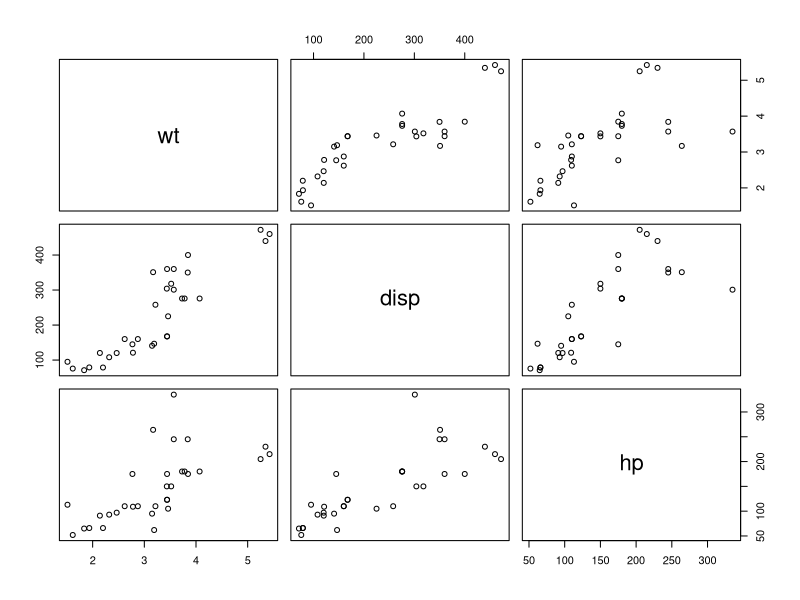
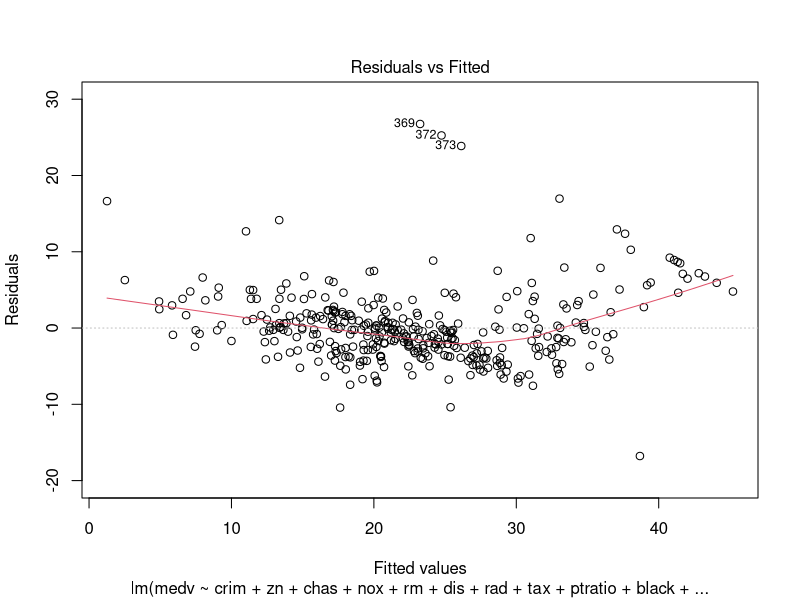
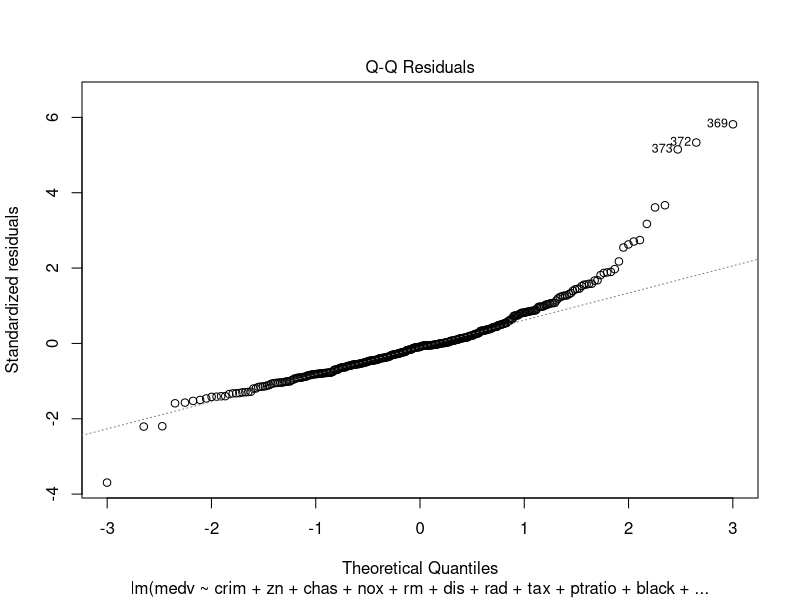
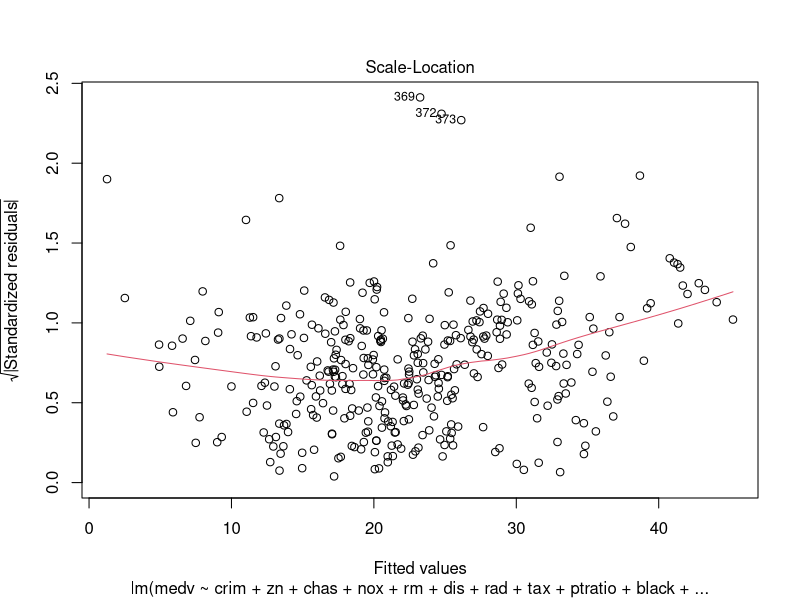
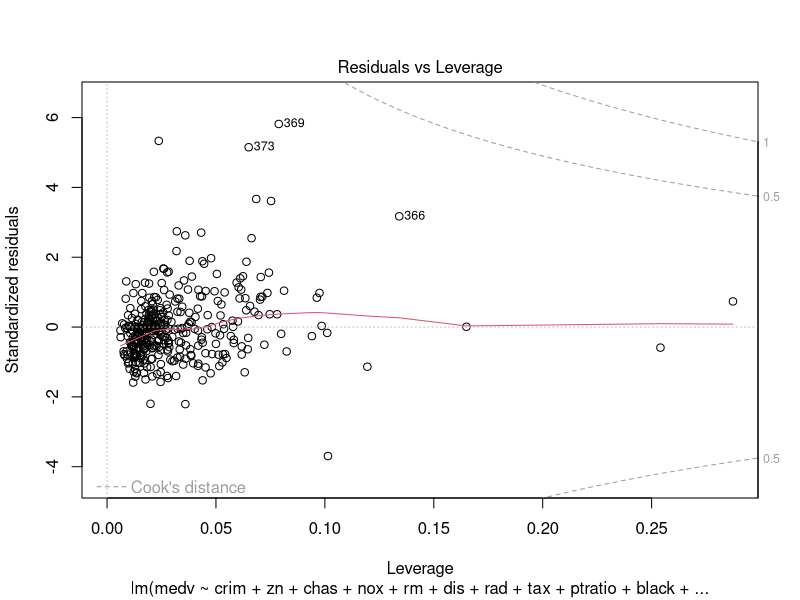
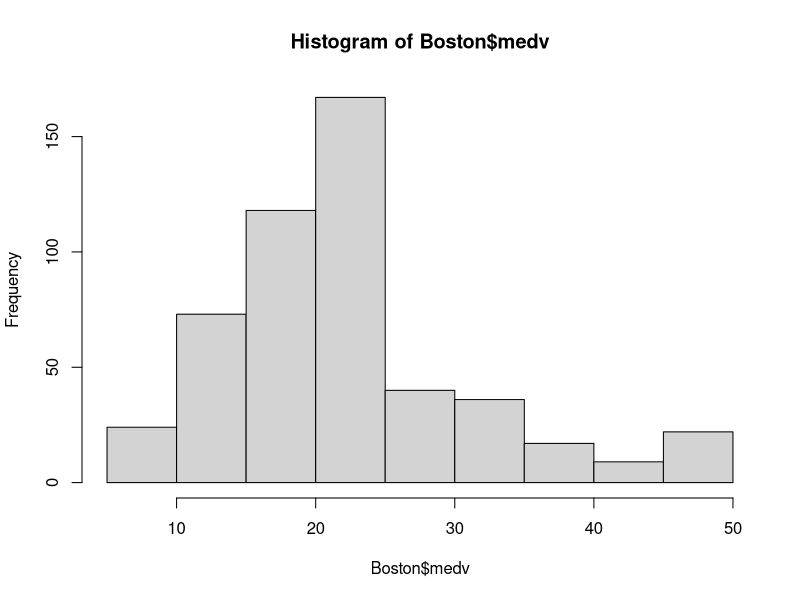
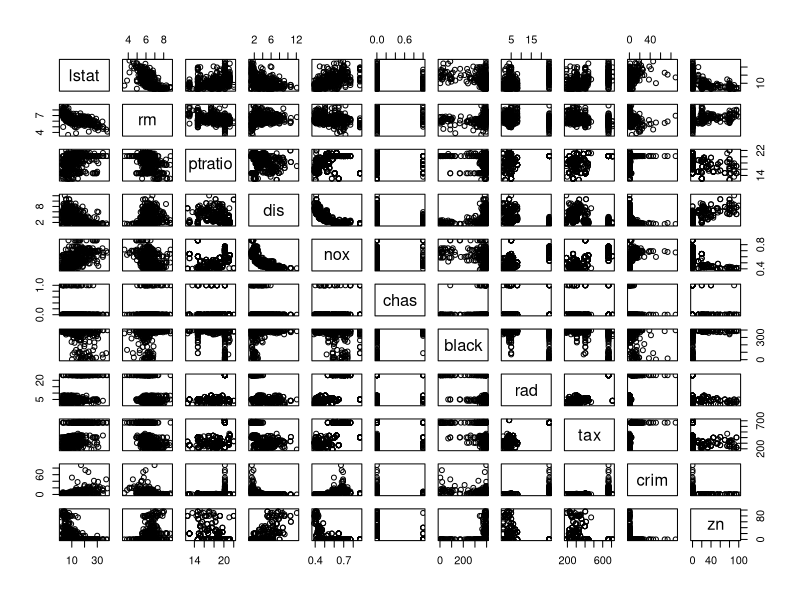

Reproduce these figures in R, in order.
## ---- chunk 1
knitr::opts_chunk$set(echo = TRUE)
library(car)
## ---- chunk 2
# Cargamos el conjunto de datos mtcars
data(mtcars)

# Dividimos el conjunto de datos en entrenamiento y prueba
set.seed(123)
ind <- sample(2, nrow(mtcars), replace=TRUE, prob=c(0.7, 0.3))
train_data <- mtcars[ind == 1, ]
test_data <- mtcars[ind == 2, ]

# Ajustamos diferentes modelos de regresión lineal múltiple con diferentes combinaciones de características
model1 <- lm(mpg ~ wt + disp + hp, data=train_data)
model2 <- lm(mpg ~ wt + disp, data=train_data)
model3 <- lm(mpg ~ wt + hp, data=train_data)

# Calculamos el AIC de cada modelo
(AIC1 <- AIC(model1))
(AIC2 <- AIC(model2))
(AIC3 <- AIC(model3))

# Seleccionamos el modelo con el menor AIC
if(AIC1 < AIC2 & AIC1 < AIC3) {
  model_best <- model1
} else if(AIC2 < AIC1 & AIC2 < AIC3) {
  model_best <- model2
} else {
  model_best <- model3
}

# Evaluamos el desempeño del modelo seleccionado utilizando el conjunto de prueba
pred_best <- predict(model_best, newdata=test_data)
rmse_best <- sqrt(mean((test_data$mpg - pred_best)^2))
rmse_best

## ---- chunk 3
vif(model1)
vif(model2)
vif(model3)
plot(mtcars[,c("wt","disp","hp")])
cor(mtcars[,c("wt","disp","hp")])
## ---- chunk 4
# Cargamos el conjunto de datos mtcars
data(mtcars)
# Dividimos el conjunto de datos en entrenamiento y prueba
set.seed(123)
ind <- sample(2, nrow(mtcars), replace=TRUE, prob=c(0.7, 0.3))
train_data <- mtcars[ind == 1, ]
test_data <- mtcars[ind == 2, ]
## ---- chunk 5
# Ajustamos un modelo de regresión lineal múltiple utilizando todas las características
model_full <- lm(mpg ~ ., data=train_data)
# Evaluamos el desempeño del modelo utilizando el conjunto de prueba
pred_full <- predict(model_full, newdata=test_data)
rmse_full <- sqrt(mean((test_data$mpg - pred_full)^2))
rmse_full

vif(model_full)
## ---- chunk 6
# Ajustamos un modelo de regresión lineal múltiple utilizando todas las características
model_full <- lm(mpg ~ ., data=train_data)

# Realizamos la eliminación hacia atrás
model_backward <- step(model_full, direction="backward")

# Evaluamos el desempeño del modelo utilizando el conjunto de prueba
pred_backward <- predict(model_backward, newdata=test_data)
rmse_backward <- sqrt(mean((test_data$mpg - pred_backward)^2))
rmse_backward

vif(model_backward)
## ---- chunk 7
# Ajustamos un modelo de regresión lineal múltiple utilizando la característica más importante
model_forward <- lm(mpg ~ 1, data=train_data)

# Realizamos la selección hacia adelante
model_forward <- step(model_forward, scope=formula(model_full), direction="forward")

# Evaluamos el desempeño del modelo utilizando el conjunto de prueba
pred_forward <- predict(model_forward, newdata=test_data)
rmse_forward <- sqrt(mean((test_data$mpg - pred_forward)^2))
rmse_forward
## ---- chunk 8
data(Boston,package = "MASS")
## ---- chunk 9
# Cargamos el conjunto de datos mtcars

# Dividimos el conjunto de datos en entrenamiento y prueba
set.seed(1233)
ind <- sample(2, nrow(Boston), replace=TRUE, prob=c(0.7, 0.3))
train_data <- Boston[ind == 1, ]
test_data <- Boston[ind == 2, ]
## ---- chunk 10
# Ajustamos un modelo de regresión lineal múltiple utilizando todas las características
model_full <- lm(medv ~ ., data=train_data)
# Evaluamos el desempeño del modelo utilizando el conjunto de prueba
pred_full <- predict(model_full, newdata=test_data)
rmse_full <- sqrt(mean((test_data$medv - pred_full)^2))
rmse_full

vif(model_full)
## ---- chunk 11
# Ajustamos un modelo de regresión lineal múltiple utilizando todas las características
model_full <- lm(medv ~ ., data=train_data)

# Realizamos la eliminación hacia atrás
model_backward <- step(model_full, direction="backward")

# Evaluamos el desempeño del modelo utilizando el conjunto de prueba
pred_backward <- predict(model_backward, newdata=test_data)
rmse_backward <- sqrt(mean((test_data$medv - pred_backward)^2))
rmse_backward

vif(model_backward)
## ---- chunk 12
# Ajustamos un modelo de regresión lineal múltiple utilizando la característica más importante
model_forward <- lm(medv ~ 1, data=train_data)

# Realizamos la selección hacia adelante
model_forward <- step(model_forward, scope=formula(model_full), direction="forward")

# Evaluamos el desempeño del modelo utilizando el conjunto de prueba
pred_forward <- predict(model_forward, newdata=test_data)
rmse_forward <- sqrt(mean((test_data$medv - pred_forward)^2))
rmse_forward
## ---- chunk 13
# Ajustamos un modelo de regresión lineal múltiple utilizando la característica más importante
model_both <- lm(medv ~ 1, data=train_data)

# Realizamos la selección hacia adelante
model_both <- step(model_both, scope=formula(model_full), direction="both")

# Evaluamos el desempeño del modelo utilizando el conjunto de prueba
pred_both <- predict(model_both, newdata=test_data)
rmse_both <- sqrt(mean((test_data$medv - pred_both)^2))
rmse_both
## ---- chunk 14
summary(model_backward)
plot(model_backward)
hist(Boston$medv)
## ---- chunk 15
plot(~ lstat + rm + ptratio + dis + nox + chas + black + rad + 
    tax + crim + zn,data = Boston)
